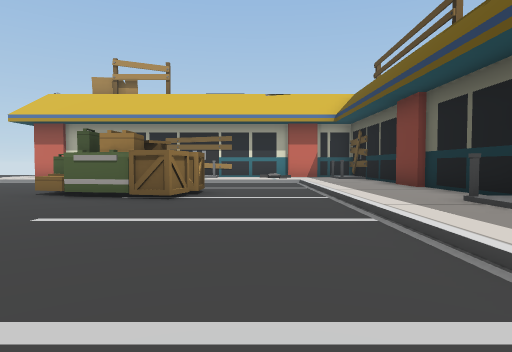
View 1 (above)

22 first-person views from a walk through a scene from a Unity 3-D project. The camera is 1.2 m above the floor, tilts 2° down and sees 75° across. The floor is counted in squares, 2 m on a side. Each view is taken from the middle of a square. On the plan, view 1 faces up. The plan holds only what a view shows up to about 10 squares ahead; the rest is blank. The place goes on beyond the plan. The player is left out. Some surface patterns are stand-ins.

View 2
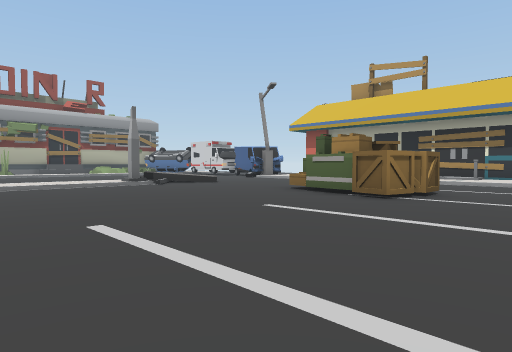

View 3
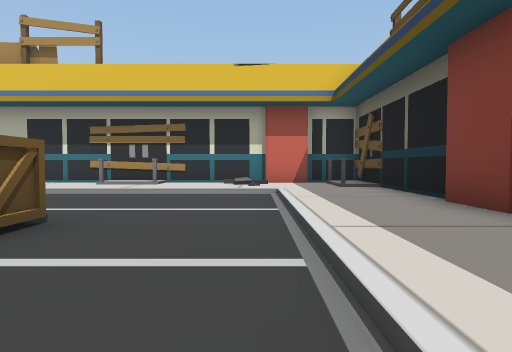

View 4
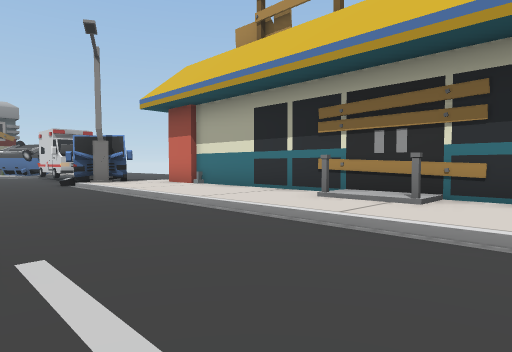

View 5
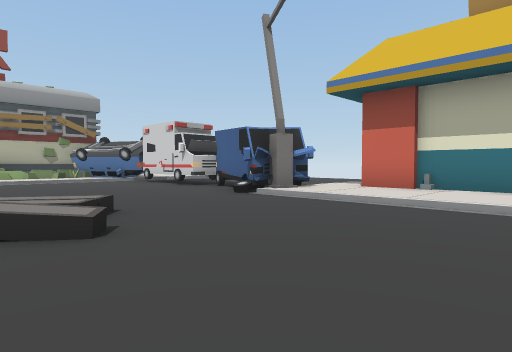

View 6
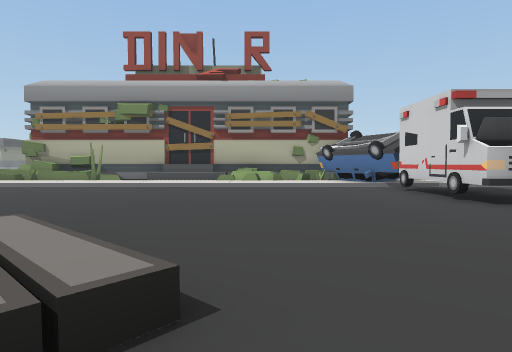

View 7
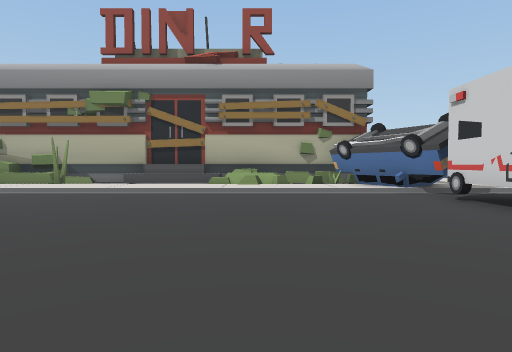

View 8
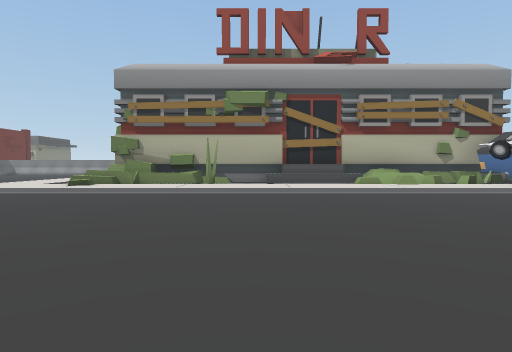

View 9
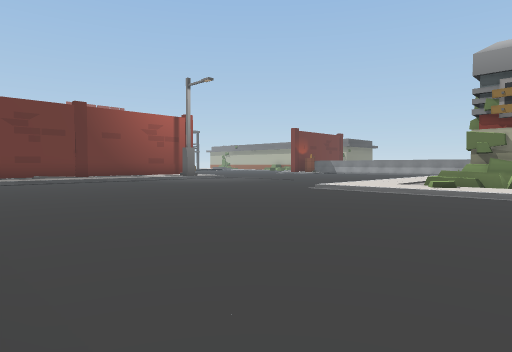

View 10
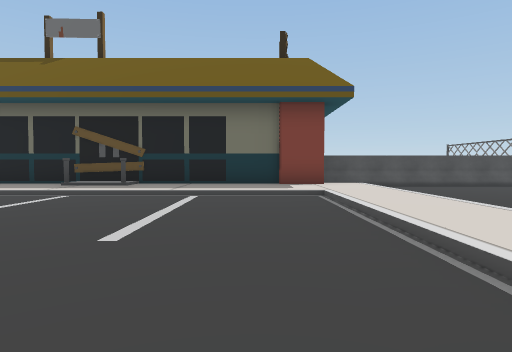

View 11
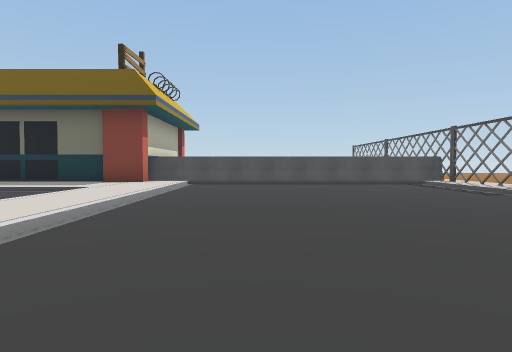

View 12
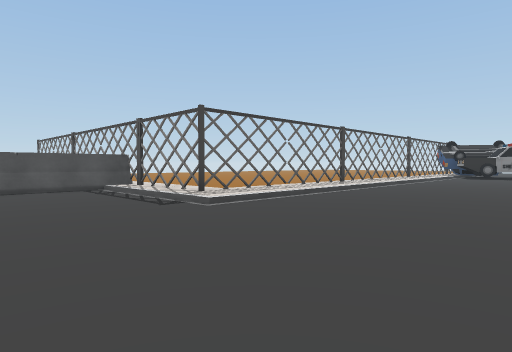

View 13
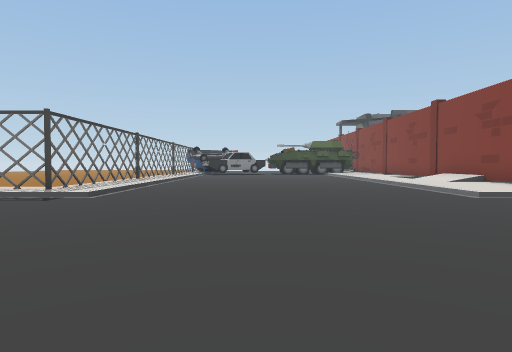

View 14
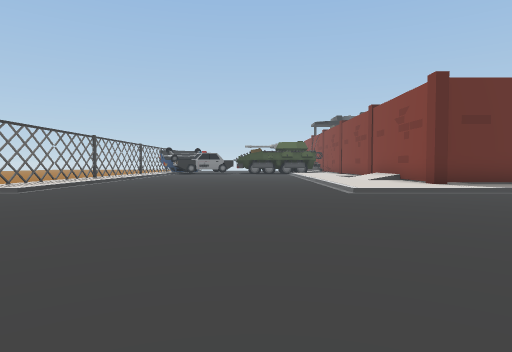

View 15
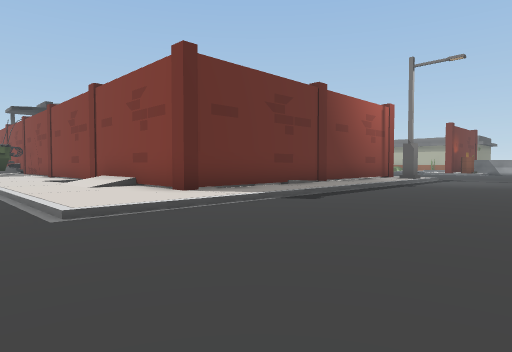

View 16
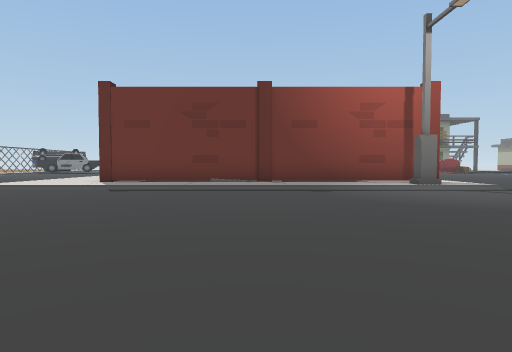

View 17
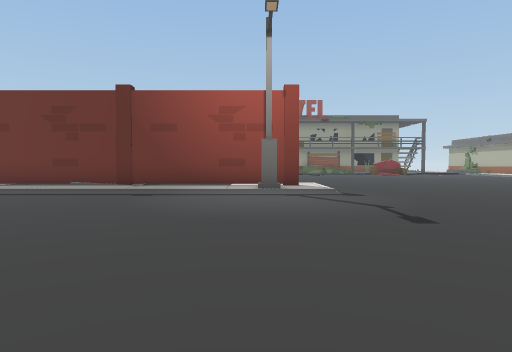

View 18
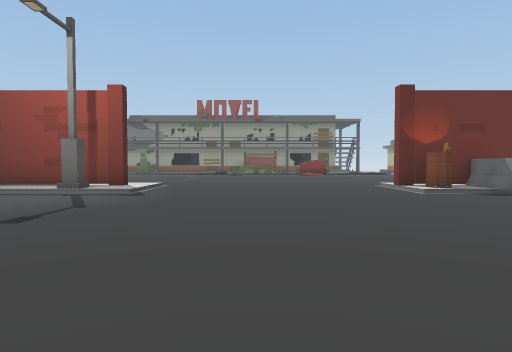

View 19
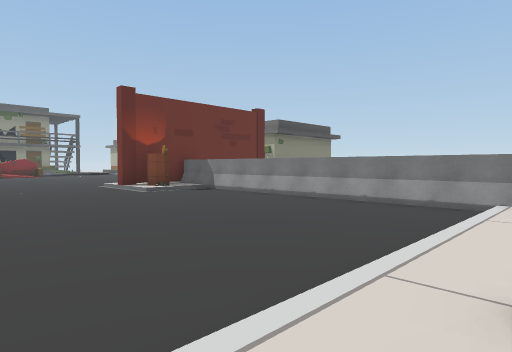

View 20
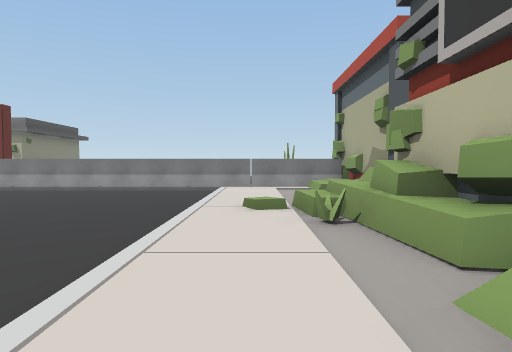

View 21
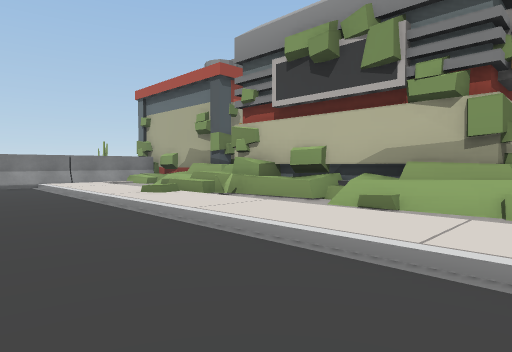

View 22
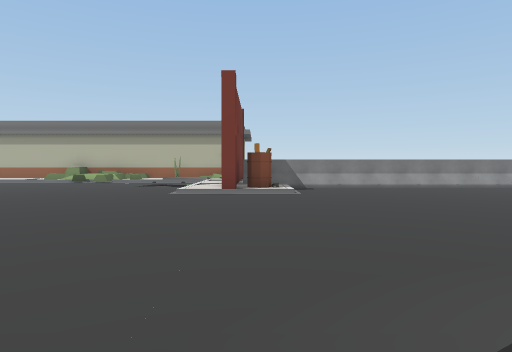

### Floor plan
Key: @ floor where view 1 was taken; # wall or solid block; x gap in a wall; . main floor; : floor 0.25 m higher than the main floor; + floor 0.5 m higher than the main floor; / step, stairs or slope; = window, fence, low wall or low ledge; O other object.
Columns run from 29 left of view 1 to 5 right of it. Each row starts with its distance up from view 1.
 14             /.     /:###########
 13            :/...   /://:::/:://###
 12           OOOOOOO###::/::://://:/#
 11          #OOO......#///////////:/#
 10          #O:/..................::#
  9          #///..................::#
  8          #/:/..................::#
  7          #+:/......//#...OOO...::#
  6          # :/.....// .....OO...::#
  5          # :/...... #/.........:/#
  4          # :/....../:..........//#
  3          # :/....../:..........:/#
  2          #///....../:..........::#
  1 ####     #=:/....../:..........::#
  0 O#/#######=//....../    .....@.::#
 -1 O...#=//=#///....../     ......::#
 -2 O:::/://::/:/....../      :::::::O
 -3 O////////////......     //////////O
 -4 O..................    ........../O
 -5 O..................   .........../O
 -6 O................................/O
 -7 O................................/O
 -8 O................................/O
 -9 O................................/O
-10 O//......//////////////....../////O
-11 OO/....../:/::::::::::/....../##xx
-12 ##/....../##########::/....../# ::
-13 ///......       ///#::/....../#:::
-14 /.......           #///....../#:::
-15 ......             #///   .../#:
-16 .....              #.:/   .../#

Where each view was taken, in squares from view 1:
view 1: 0 up, 0 right, facing up
view 2: 0 up, 1 right, facing up-left
view 3: 4 up, 1 right, facing up
view 4: 8 up, 0 right, facing up-left
view 5: 6 up, 5 left, facing up-left
view 6: 8 up, 8 left, facing left
view 7: 8 up, 10 left, facing left
view 8: 4 up, 10 left, facing left
view 9: 2 up, 10 left, facing down-left
view 10: 0 up, 5 left, facing right
view 11: 5 down, 6 left, facing right
view 12: 7 down, 4 left, facing down-right
view 13: 4 down, 3 left, facing down
view 14: 3 down, 5 left, facing down
view 15: 6 down, 6 left, facing down-left
view 16: 2 down, 14 left, facing down
view 17: 2 down, 18 left, facing down
view 18: 2 down, 23 left, facing down
view 19: 2 down, 23 left, facing down-left
view 20: 2 down, 20 left, facing left
view 21: 5 down, 19 left, facing up-left
view 22: 11 down, 19 left, facing left
